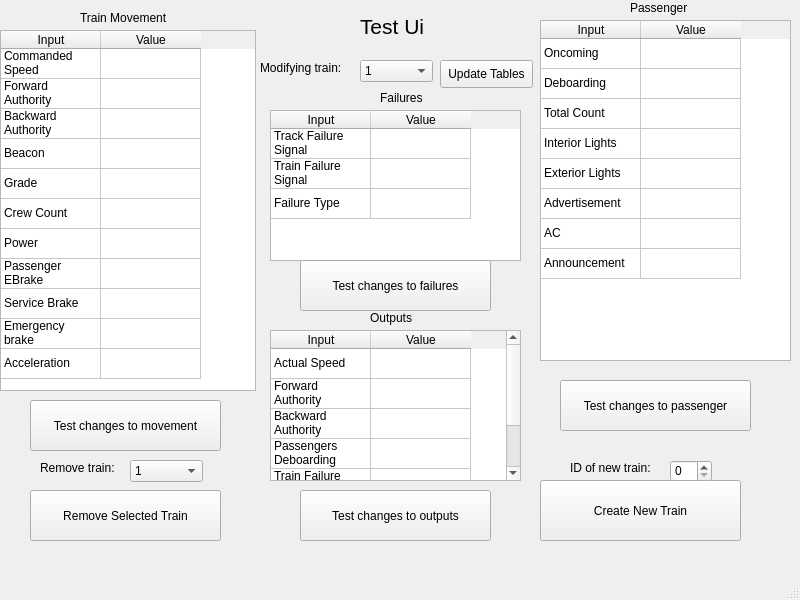
<?xml version="1.0" encoding="UTF-8"?>
<ui version="4.0">
 <class>test_ui_window</class>
 <widget class="QMainWindow" name="test_ui_window">
  <property name="geometry">
   <rect>
    <x>0</x>
    <y>0</y>
    <width>800</width>
    <height>600</height>
   </rect>
  </property>
  <property name="windowTitle">
   <string>MainWindow</string>
  </property>
  <widget class="QWidget" name="centralwidget">
   <widget class="QLabel" name="test_ui_title">
    <property name="geometry">
     <rect>
      <x>360</x>
      <y>10</y>
      <width>83</width>
      <height>33</height>
     </rect>
    </property>
    <property name="text">
     <string>&lt;html&gt;&lt;head/&gt;&lt;body&gt;&lt;p&gt;&lt;span style=&quot; font-size:16pt;&quot;&gt;Test Ui&lt;/span&gt;&lt;/p&gt;&lt;/body&gt;&lt;/html&gt;</string>
    </property>
   </widget>
   <widget class="QLabel" name="modifyin_train_label">
    <property name="geometry">
     <rect>
      <x>260</x>
      <y>60</y>
      <width>89</width>
      <height>16</height>
     </rect>
    </property>
    <property name="text">
     <string>Modifying train:</string>
    </property>
   </widget>
   <widget class="QLabel" name="movement_label">
    <property name="geometry">
     <rect>
      <x>80</x>
      <y>10</y>
      <width>93</width>
      <height>16</height>
     </rect>
    </property>
    <property name="text">
     <string>Train Movement</string>
    </property>
   </widget>
   <widget class="QComboBox" name="train_select_combobox">
    <property name="geometry">
     <rect>
      <x>360</x>
      <y>60</y>
      <width>73</width>
      <height>22</height>
     </rect>
    </property>
    <item>
     <property name="text">
      <string>1</string>
     </property>
    </item>
    <item>
     <property name="text">
      <string>2</string>
     </property>
    </item>
    <item>
     <property name="text">
      <string>3</string>
     </property>
    </item>
    <item>
     <property name="text">
      <string>4</string>
     </property>
    </item>
    <item>
     <property name="text">
      <string>5</string>
     </property>
    </item>
    <item>
     <property name="text">
      <string>6</string>
     </property>
    </item>
    <item>
     <property name="text">
      <string>7</string>
     </property>
    </item>
    <item>
     <property name="text">
      <string>8</string>
     </property>
    </item>
    <item>
     <property name="text">
      <string>9</string>
     </property>
    </item>
    <item>
     <property name="text">
      <string>10</string>
     </property>
    </item>
    <item>
     <property name="text">
      <string>11</string>
     </property>
    </item>
    <item>
     <property name="text">
      <string>12</string>
     </property>
    </item>
    <item>
     <property name="text">
      <string>13</string>
     </property>
    </item>
    <item>
     <property name="text">
      <string>14</string>
     </property>
    </item>
    <item>
     <property name="text">
      <string>15</string>
     </property>
    </item>
   </widget>
   <widget class="QTableWidget" name="test_ui_train_movement_table">
    <property name="geometry">
     <rect>
      <x>0</x>
      <y>30</y>
      <width>256</width>
      <height>361</height>
     </rect>
    </property>
    <attribute name="horizontalHeaderHighlightSections">
     <bool>true</bool>
    </attribute>
    <attribute name="verticalHeaderVisible">
     <bool>false</bool>
    </attribute>
    <attribute name="verticalHeaderHighlightSections">
     <bool>true</bool>
    </attribute>
    <row>
     <property name="text">
      <string>New Row</string>
     </property>
    </row>
    <row>
     <property name="text">
      <string>New Row</string>
     </property>
    </row>
    <row>
     <property name="text">
      <string>New Row</string>
     </property>
    </row>
    <row>
     <property name="text">
      <string>New Row</string>
     </property>
    </row>
    <row>
     <property name="text">
      <string>New Row</string>
     </property>
    </row>
    <row>
     <property name="text">
      <string>New Row</string>
     </property>
    </row>
    <row>
     <property name="text">
      <string>New Row</string>
     </property>
    </row>
    <row>
     <property name="text">
      <string>New Row</string>
     </property>
    </row>
    <row>
     <property name="text">
      <string>New Row</string>
     </property>
    </row>
    <row>
     <property name="text">
      <string>New Row</string>
     </property>
    </row>
    <row>
     <property name="text">
      <string>New Row</string>
     </property>
    </row>
    <column>
     <property name="text">
      <string>Input</string>
     </property>
    </column>
    <column>
     <property name="text">
      <string>Value</string>
     </property>
    </column>
    <item row="0" column="0">
     <property name="text">
      <string>Commanded Speed</string>
     </property>
    </item>
    <item row="1" column="0">
     <property name="text">
      <string>Forward Authority</string>
     </property>
    </item>
    <item row="2" column="0">
     <property name="text">
      <string>Backward Authority</string>
     </property>
    </item>
    <item row="3" column="0">
     <property name="text">
      <string>Beacon</string>
     </property>
    </item>
    <item row="4" column="0">
     <property name="text">
      <string>Grade</string>
     </property>
    </item>
    <item row="5" column="0">
     <property name="text">
      <string>Crew Count</string>
     </property>
    </item>
    <item row="6" column="0">
     <property name="text">
      <string>Power</string>
     </property>
    </item>
    <item row="7" column="0">
     <property name="text">
      <string>Passenger EBrake</string>
     </property>
    </item>
    <item row="8" column="0">
     <property name="text">
      <string>Service Brake</string>
     </property>
    </item>
    <item row="9" column="0">
     <property name="text">
      <string>Emergency brake</string>
     </property>
    </item>
    <item row="10" column="0">
     <property name="text">
      <string>Acceleration</string>
     </property>
    </item>
   </widget>
   <widget class="QPushButton" name="test_movement_button">
    <property name="geometry">
     <rect>
      <x>30</x>
      <y>400</y>
      <width>191</width>
      <height>51</height>
     </rect>
    </property>
    <property name="text">
     <string>Test changes to movement</string>
    </property>
   </widget>
   <widget class="QTableWidget" name="test_ui_failure_table">
    <property name="geometry">
     <rect>
      <x>270</x>
      <y>110</y>
      <width>251</width>
      <height>151</height>
     </rect>
    </property>
    <attribute name="horizontalHeaderHighlightSections">
     <bool>true</bool>
    </attribute>
    <attribute name="verticalHeaderVisible">
     <bool>false</bool>
    </attribute>
    <attribute name="verticalHeaderHighlightSections">
     <bool>true</bool>
    </attribute>
    <row>
     <property name="text">
      <string>New Row</string>
     </property>
    </row>
    <row>
     <property name="text">
      <string>New Row</string>
     </property>
    </row>
    <row>
     <property name="text">
      <string>New Row</string>
     </property>
    </row>
    <column>
     <property name="text">
      <string>Input</string>
     </property>
    </column>
    <column>
     <property name="text">
      <string>Value</string>
     </property>
    </column>
    <item row="0" column="0">
     <property name="text">
      <string>Track Failure Signal</string>
     </property>
    </item>
    <item row="1" column="0">
     <property name="text">
      <string>Train Failure Signal</string>
     </property>
    </item>
    <item row="2" column="0">
     <property name="text">
      <string>Failure Type</string>
     </property>
    </item>
   </widget>
   <widget class="QPushButton" name="test_failure_button">
    <property name="geometry">
     <rect>
      <x>300</x>
      <y>260</y>
      <width>191</width>
      <height>51</height>
     </rect>
    </property>
    <property name="text">
     <string>Test changes to failures</string>
    </property>
   </widget>
   <widget class="QLabel" name="failure_label">
    <property name="geometry">
     <rect>
      <x>380</x>
      <y>90</y>
      <width>93</width>
      <height>16</height>
     </rect>
    </property>
    <property name="text">
     <string>Failures</string>
    </property>
   </widget>
   <widget class="QTableWidget" name="test_ui_passenger_table">
    <property name="geometry">
     <rect>
      <x>540</x>
      <y>20</y>
      <width>251</width>
      <height>341</height>
     </rect>
    </property>
    <attribute name="horizontalHeaderHighlightSections">
     <bool>true</bool>
    </attribute>
    <attribute name="verticalHeaderVisible">
     <bool>false</bool>
    </attribute>
    <attribute name="verticalHeaderHighlightSections">
     <bool>true</bool>
    </attribute>
    <row>
     <property name="text">
      <string>New Row</string>
     </property>
    </row>
    <row>
     <property name="text">
      <string>New Row</string>
     </property>
    </row>
    <row>
     <property name="text">
      <string>New Row</string>
     </property>
    </row>
    <row>
     <property name="text">
      <string>New Row</string>
     </property>
    </row>
    <row>
     <property name="text">
      <string>New Row</string>
     </property>
    </row>
    <row>
     <property name="text">
      <string>New Row</string>
     </property>
    </row>
    <row>
     <property name="text">
      <string>New Row</string>
     </property>
    </row>
    <row>
     <property name="text">
      <string>New Row</string>
     </property>
    </row>
    <column>
     <property name="text">
      <string>Input</string>
     </property>
    </column>
    <column>
     <property name="text">
      <string>Value</string>
     </property>
    </column>
    <item row="0" column="0">
     <property name="text">
      <string>Oncoming</string>
     </property>
    </item>
    <item row="1" column="0">
     <property name="text">
      <string>Deboarding</string>
     </property>
    </item>
    <item row="2" column="0">
     <property name="text">
      <string>Total Count</string>
     </property>
    </item>
    <item row="3" column="0">
     <property name="text">
      <string>Interior Lights</string>
     </property>
    </item>
    <item row="4" column="0">
     <property name="text">
      <string>Exterior Lights</string>
     </property>
    </item>
    <item row="5" column="0">
     <property name="text">
      <string>Advertisement</string>
     </property>
    </item>
    <item row="6" column="0">
     <property name="text">
      <string>AC</string>
     </property>
    </item>
    <item row="7" column="0">
     <property name="text">
      <string>Announcement</string>
     </property>
    </item>
   </widget>
   <widget class="QLabel" name="pasenger_label">
    <property name="geometry">
     <rect>
      <x>630</x>
      <y>0</y>
      <width>93</width>
      <height>16</height>
     </rect>
    </property>
    <property name="text">
     <string>Passenger</string>
    </property>
   </widget>
   <widget class="QPushButton" name="test_passenger_button">
    <property name="geometry">
     <rect>
      <x>560</x>
      <y>380</y>
      <width>191</width>
      <height>51</height>
     </rect>
    </property>
    <property name="text">
     <string>Test changes to passenger</string>
    </property>
   </widget>
   <widget class="QLabel" name="remove_train_label">
    <property name="geometry">
     <rect>
      <x>40</x>
      <y>460</y>
      <width>89</width>
      <height>16</height>
     </rect>
    </property>
    <property name="text">
     <string>Remove train:</string>
    </property>
   </widget>
   <widget class="QComboBox" name="remove_train_combobox">
    <property name="geometry">
     <rect>
      <x>130</x>
      <y>460</y>
      <width>73</width>
      <height>22</height>
     </rect>
    </property>
    <item>
     <property name="text">
      <string>1</string>
     </property>
    </item>
    <item>
     <property name="text">
      <string>2</string>
     </property>
    </item>
    <item>
     <property name="text">
      <string>3</string>
     </property>
    </item>
    <item>
     <property name="text">
      <string>4</string>
     </property>
    </item>
    <item>
     <property name="text">
      <string>5</string>
     </property>
    </item>
    <item>
     <property name="text">
      <string>6</string>
     </property>
    </item>
    <item>
     <property name="text">
      <string>7</string>
     </property>
    </item>
    <item>
     <property name="text">
      <string>8</string>
     </property>
    </item>
    <item>
     <property name="text">
      <string>9</string>
     </property>
    </item>
    <item>
     <property name="text">
      <string>10</string>
     </property>
    </item>
    <item>
     <property name="text">
      <string>11</string>
     </property>
    </item>
    <item>
     <property name="text">
      <string>12</string>
     </property>
    </item>
    <item>
     <property name="text">
      <string>13</string>
     </property>
    </item>
    <item>
     <property name="text">
      <string>14</string>
     </property>
    </item>
    <item>
     <property name="text">
      <string>15</string>
     </property>
    </item>
   </widget>
   <widget class="QPushButton" name="remove_train_button">
    <property name="geometry">
     <rect>
      <x>30</x>
      <y>490</y>
      <width>191</width>
      <height>51</height>
     </rect>
    </property>
    <property name="text">
     <string>Remove Selected Train</string>
    </property>
   </widget>
   <widget class="QPushButton" name="new_train_button">
    <property name="geometry">
     <rect>
      <x>540</x>
      <y>480</y>
      <width>201</width>
      <height>61</height>
     </rect>
    </property>
    <property name="text">
     <string>Create New Train</string>
    </property>
   </widget>
   <widget class="QLabel" name="train_id_label">
    <property name="geometry">
     <rect>
      <x>570</x>
      <y>460</y>
      <width>89</width>
      <height>16</height>
     </rect>
    </property>
    <property name="text">
     <string>ID of new train:</string>
    </property>
   </widget>
   <widget class="QSpinBox" name="new_train_spinbox">
    <property name="geometry">
     <rect>
      <x>670</x>
      <y>460</y>
      <width>42</width>
      <height>22</height>
     </rect>
    </property>
   </widget>
   <widget class="QTableWidget" name="output_table">
    <property name="geometry">
     <rect>
      <x>270</x>
      <y>330</y>
      <width>251</width>
      <height>151</height>
     </rect>
    </property>
    <attribute name="horizontalHeaderHighlightSections">
     <bool>true</bool>
    </attribute>
    <attribute name="verticalHeaderVisible">
     <bool>false</bool>
    </attribute>
    <attribute name="verticalHeaderHighlightSections">
     <bool>true</bool>
    </attribute>
    <row>
     <property name="text">
      <string>New Row</string>
     </property>
    </row>
    <row>
     <property name="text">
      <string>New Row</string>
     </property>
    </row>
    <row>
     <property name="text">
      <string>New Row</string>
     </property>
    </row>
    <row>
     <property name="text">
      <string>New Row</string>
     </property>
    </row>
    <row>
     <property name="text">
      <string>New Row</string>
     </property>
    </row>
    <row>
     <property name="text">
      <string>New Row</string>
     </property>
    </row>
    <column>
     <property name="text">
      <string>Input</string>
     </property>
    </column>
    <column>
     <property name="text">
      <string>Value</string>
     </property>
    </column>
    <item row="0" column="0">
     <property name="text">
      <string>Actual Speed</string>
     </property>
    </item>
    <item row="1" column="0">
     <property name="text">
      <string>Forward Authority</string>
     </property>
    </item>
    <item row="2" column="0">
     <property name="text">
      <string>Backward Authority</string>
     </property>
    </item>
    <item row="3" column="0">
     <property name="text">
      <string>Passengers Deboarding</string>
     </property>
    </item>
    <item row="4" column="0">
     <property name="text">
      <string>Train Failure Signal</string>
     </property>
    </item>
    <item row="5" column="0">
     <property name="text">
      <string>Failure Type</string>
     </property>
    </item>
   </widget>
   <widget class="QLabel" name="output_label">
    <property name="geometry">
     <rect>
      <x>370</x>
      <y>310</y>
      <width>93</width>
      <height>16</height>
     </rect>
    </property>
    <property name="text">
     <string>Outputs</string>
    </property>
   </widget>
   <widget class="QPushButton" name="test_output_button">
    <property name="geometry">
     <rect>
      <x>300</x>
      <y>490</y>
      <width>191</width>
      <height>51</height>
     </rect>
    </property>
    <property name="text">
     <string>Test changes to outputs</string>
    </property>
   </widget>
   <widget class="QPushButton" name="pushButton">
    <property name="geometry">
     <rect>
      <x>440</x>
      <y>60</y>
      <width>93</width>
      <height>28</height>
     </rect>
    </property>
    <property name="text">
     <string>Update Tables</string>
    </property>
   </widget>
  </widget>
  <widget class="QMenuBar" name="menubar">
   <property name="geometry">
    <rect>
     <x>0</x>
     <y>0</y>
     <width>800</width>
     <height>26</height>
    </rect>
   </property>
  </widget>
  <widget class="QStatusBar" name="statusbar"/>
 </widget>
 <resources/>
 <connections/>
</ui>
